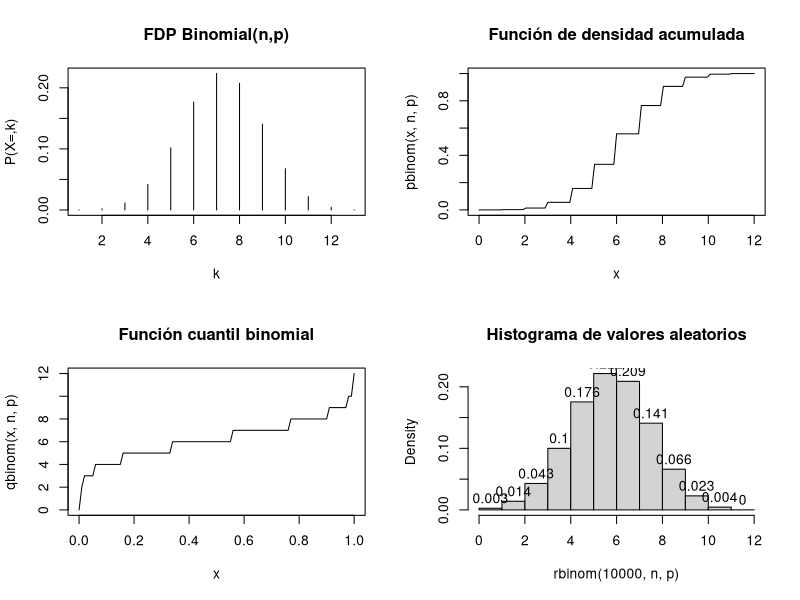
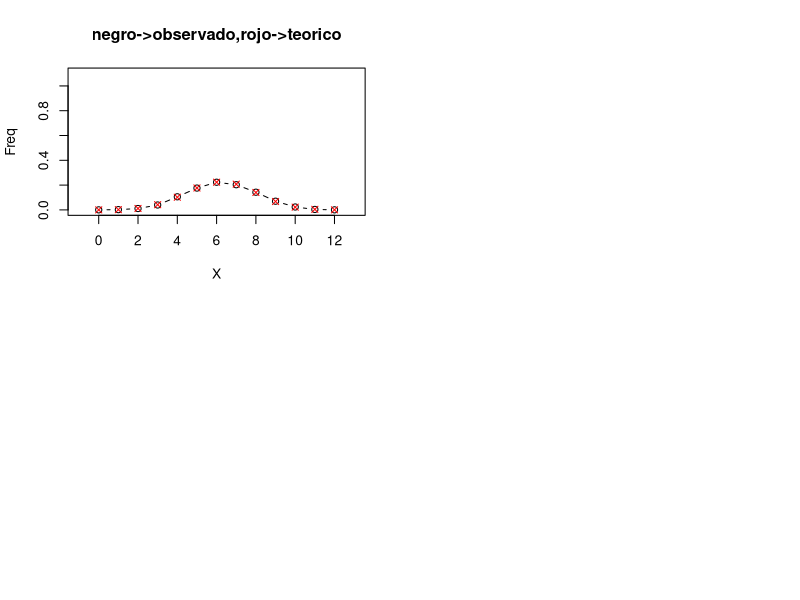

Write R code to recreate these figures, in order.
# En cierta región del país, la probabilidad de que en un parto nazca una niña es de 0.52. Si en un día se atienden 12 partos.
# a) ¿Cuál es la probabilidad de que nazcan 4 niñas?
n=12
p=0.52
dbinom(4,n,p)
#b)¿y de que nazcan a lo más 3? P(X<=3) función de densidad acumulada
dbinom(0,n,p)+ dbinom(1,n,p) + dbinom(2,n,p) + dbinom(3,n,p)
pbinom(3,n,p)
#Y que salgan al menos 5 niñas? P(X>=5)= 1-P(X<=4)
1-pbinom(4,n,p)
#d) Calcula c_0.05, c_0.5, c_0.95
qbinom(c(0.05,0.5,0.9),n,p)
#Generación de números aleatorios binomiales
#gráficas de densidad,acumulada, cuantiles, histograma
#set.seed(2)
par(mfrow=c(2,2))
plot(dbinom(0:12,n,p),type = "h",xlab = "k",ylab = "P(X=,k)", main = "FDP Binomial(n,p)")
curve(pbinom(x,n,p),0,12,main="Función de densidad acumulada")
curve(qbinom(x,n,p), main="Función cuantil binomial")
#La gráfica 1 y 4 deben se pareceidas ya qye son binomiales, mientras mas sea la muestra mas aumenta la similitud
hist(rbinom(1e4,n,p),main="Histograma de valores aleatorios", labels=TRUE, prob=TRUE)

#freq_abs numeros de veces que se repite un número
X=rbinom(1e4,n,p)
freq_abs =table(X)
freq_abs
#Frecuencia relativa divide el número de observaciones divido entre mil
freq_rel=prop.table((freq_abs))
freq_rel
Prob_teorica = data.frame(X=0:12,Prob=dbinom(0:12,n,p))
Prob_teorica
freq_rel=as.data.frame(freq_rel)
str(freq_rel)
freq_rel$X=as.integer(as.character(freq_rel$X))
comparacion = merge(freq_rel,Prob_teorica,all = TRUE)
comparacion 

#Gráfica de valores observados vs Teoricos
comparacion=merge(freq_rel,Prob_teorica,all = TRUE)
comparacion
with(comparacion,{
  plot(X,Freq,type = "b", xlim=c(-1,13),ylim = c(0,1.1), main = "negro->observado,rojo->teorico")
  points(X,Prob,col="red",pch=4)
  #lines(X,Prob,col="red",lty=2,lwd=2)
  #legend("topleft",c("f_rel","p_teo"),col =c("black","red"),lty =1:2,pch =c(1,4))
})